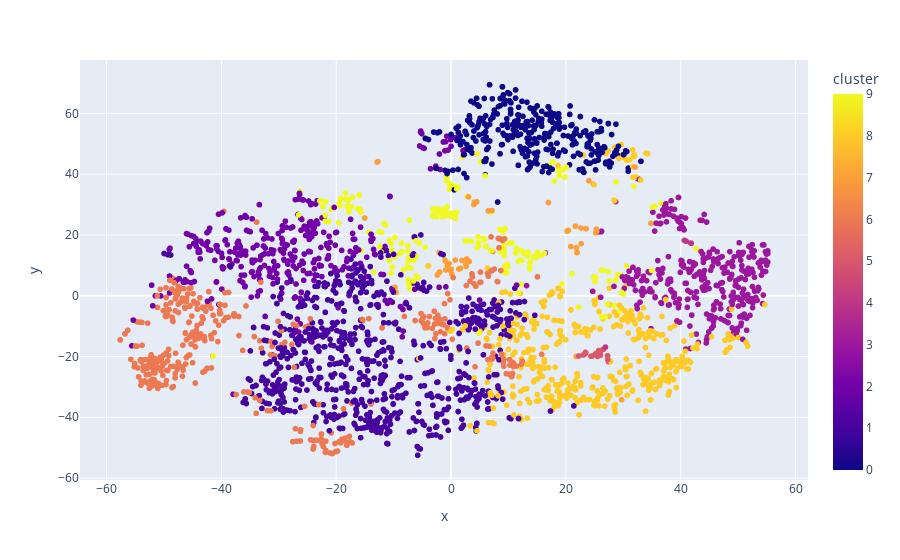

The cell this chart's notebook holds for it:
### Code cell
# Visualizing the Clusters with t-SNE

from sklearn.manifold import TSNE

tsne_pipeline = Pipeline([('scaler', StandardScaler()), ('tsne', TSNE(n_components=2, verbose=1))])
genre_embedding = tsne_pipeline.fit_transform(X)
projection = pd.DataFrame(columns=['x', 'y'], data=genre_embedding)
projection['genres'] = genre_data['genres']
projection['cluster'] = genre_data['cluster']

fig = px.scatter(
    projection, x='x', y='y', color='cluster', hover_data=['x', 'y', 'genres'])
fig.show()

### Figure 1 — Plotly figure (JSON) as saved in the notebook; plotly's stock layout.template omitted (floating-point values rounded to 4 significant figures; data arrays with more than 128 entries replaced by an {"elided": "..."} marker saying what was removed)
{"data": [{"customdata": {"elided": "2973x1 str values"}, "hovertemplate": "x=%{x}<br>y=%{y}<br>genres=%{customdata[0]}<br>cluster=%{marker.color}<extra></extra>", "legendgroup": "", "marker": {"color": {"elided": "2973 int values"}, "coloraxis": "coloraxis", "symbol": "circle"}, "mode": "markers", "name": "", "showlegend": false, "type": "scattergl", "x": {"elided": "2973 float values"}, "xaxis": "x", "y": {"elided": "2973 float values"}, "yaxis": "y"}], "layout": {"coloraxis": {"colorbar": {"title": {"text": "cluster"}}, "colorscale": [[0, "#0d0887"], [0.1111, "#46039f"], [0.2222, "#7201a8"], [0.3333, "#9c179e"], [0.4444, "#bd3786"], [0.5556, "#d8576b"], [0.6667, "#ed7953"], [0.7778, "#fb9f3a"], [0.8889, "#fdca26"], [1, "#f0f921"]]}, "legend": {"tracegroupgap": 0}, "margin": {"t": 60}, "xaxis": {"anchor": "y", "domain": [0, 1], "title": {"text": "x"}}, "yaxis": {"anchor": "x", "domain": [0, 1], "title": {"text": "y"}}}}
